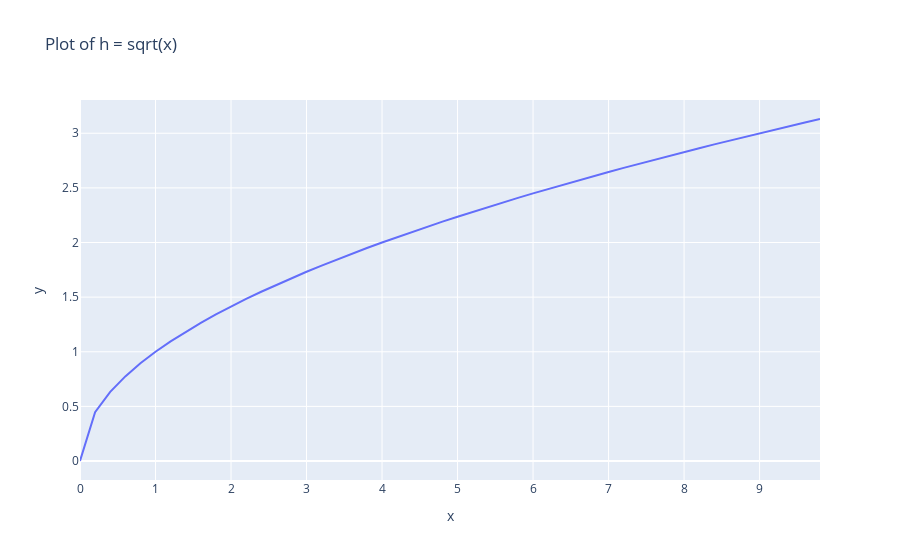

This figure's notebook cell:
### Code cell
x = np.arange(0, 10, 0.2)
h = np.sqrt(x)

data = pd.DataFrame({"x": x, "y": h})

fig = px.line(data, x="x", y="y", title="Plot of h = sqrt(x)")

fig.show()

### Figure 1 — Plotly figure (JSON) as saved in the notebook; plotly's stock layout.template omitted (floating-point values rounded to 4 significant figures)
{"data": [{"hovertemplate": "x=%{x}<br>y=%{y}<extra></extra>", "legendgroup": "", "line": {"color": "#636efa", "dash": "solid"}, "marker": {"symbol": "circle"}, "mode": "lines", "name": "", "orientation": "v", "showlegend": false, "type": "scatter", "x": [0, 0.2, 0.4, 0.6, 0.8, 1, 1.2, 1.4, 1.6, 1.8, 2, 2.2, 2.4, 2.6, 2.8, 3, 3.2, 3.4, 3.6, 3.8, 4, 4.2, 4.4, 4.6, 4.8, 5, 5.2, 5.4, 5.6, 5.8, 6, 6.2, 6.4, 6.6, 6.8, 7, 7.2, 7.4, 7.6, 7.8, 8, 8.2, 8.4, 8.6, 8.8, 9, 9.2, 9.4, 9.6, 9.8], "xaxis": "x", "y": [0, 0.4472, 0.6325, 0.7746, 0.8944, 1, 1.095, 1.183, 1.265, 1.342, 1.414, 1.483, 1.549, 1.612, 1.673, 1.732, 1.789, 1.844, 1.897, 1.949, 2, 2.049, 2.098, 2.145, 2.191, 2.236, 2.28, 2.324, 2.366, 2.408, 2.449, 2.49, 2.53, 2.569, 2.608, 2.646, 2.683, 2.72, 2.757, 2.793, 2.828, 2.864, 2.898, 2.933, 2.966, 3, 3.033, 3.066, 3.098, 3.13], "yaxis": "y"}], "layout": {"legend": {"tracegroupgap": 0}, "title": {"text": "Plot of h = sqrt(x)"}, "xaxis": {"anchor": "y", "domain": [0, 1], "title": {"text": "x"}}, "yaxis": {"anchor": "x", "domain": [0, 1], "title": {"text": "y"}}}}
